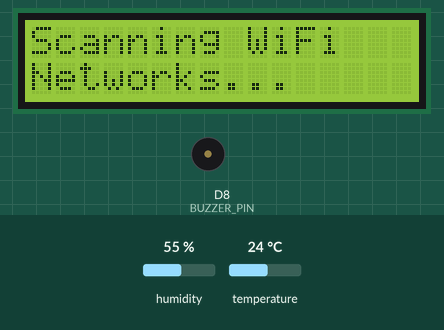
A sketch run on a simulated ESP8266 (NodeMCU). Shown: 16×2 character LCD, buzzer (waves = sounding). The test bench sets the inputs (shaded band); at power-on: humidity 55 %, temperature 24 °C. A WiFi scan finds three made-up networks; no MQTT or app messages arrive unless stated; what the sketch prints to the serial monitor is not drawn.

Above: at 6.8 s.
6.9 s: humidity set to 69 %
At 7.9 s:
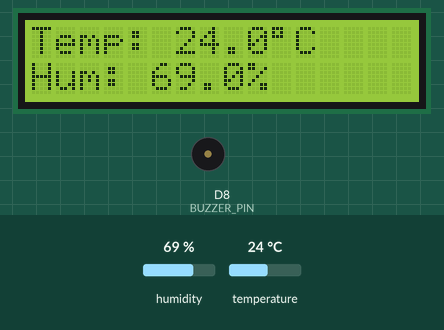
13.6 s: humidity set to 72 %
At 18.7 s:
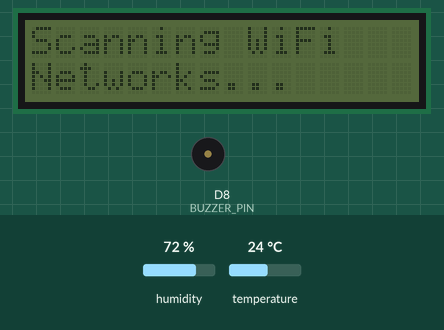
21.2 s: temperature set to 12 °C
At 24.35 s:
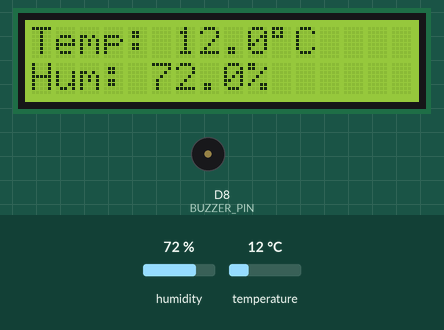
27.0 s: temperature set to 19 °C
At 28.78 s:
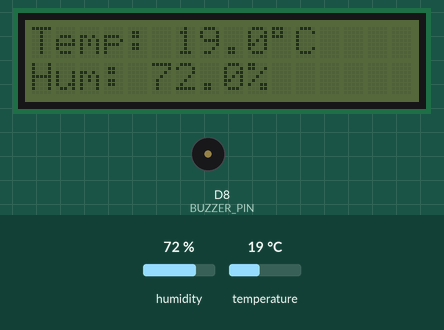
Timing chart, 0 to 30.3 s (numbered marks = the images above; inputs shaded):
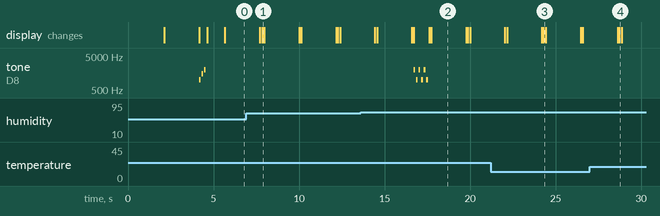

The sketch:

IoT_Sensor_ESP8266.ino
```cpp
/* ========================================================================== */
/*  IoT Sensor ESP8266 with DHT11, LCD and Buzzer                            */
/*  Features:                                                                 */
/*    - Reads temperature and humidity from DHT11 sensor                      */
/*    - Displays readings on I2C LCD screen                                   */
/*    - Sounds buzzer alarm when thresholds are exceeded                      */
/*    - Publishes data to MQTT broker for IoT Dashboard                       */
/* ========================================================================== */

//! =======================================================  !//
//!               LIBRARY IMPORTS CONFIGURATION              !//
//! =======================================================  !//
#include <ESP8266WiFi.h>
#include <PubSubClient.h>
#include <ArduinoJson.h>
#include <DHT.h>
#include <Wire.h>
#include <LiquidCrystal_I2C.h>

//! =======================================================  !//
//!               HARDWARE CONFIGURATION                      !//
//! =======================================================  !//
// DHT11 Sensor Configuration
#define DHTPIN D4       // DHT11 data pin
#define DHTTYPE DHT11   // DHT sensor type
DHT dht(DHTPIN, DHTTYPE);

// LCD Configuration (I2C)
// Set the LCD address to 0x27 for a 16 chars and 2 line display
// If 0x27 doesn't work, try 0x3F
LiquidCrystal_I2C lcd(0x27, 16, 2);

// Buzzer Configuration
#define BUZZER_PIN D8

//! =======================================================  !//
//!               NETWORK CONFIGURATION                      !//
//! =======================================================  !//
// WiFi Configuration
const char *wifiList[][2] = {
  { "gnet2021", "71237274" },
  { "TOPNET_3BD8", "n8rajeb8yy" }
};

// MQTT Configuration
const char* mqtt_server = "192.168.1.16";  // Your computer's WiFi IP address
const int mqtt_port = 1883;
const char* mqtt_client_id = "ESP8266_Sensor";
const char* mqtt_username = ""; // Leave empty if not needed
const char* mqtt_password = ""; // Leave empty if not needed

// MQTT Topics
const char* topic_temperature = "sensors/temperature";
const char* topic_humidity = "sensors/humidity";
const char* topic_status = "sensors/status";

//! =======================================================  !//
//!               SENSOR CONFIGURATION                       !//
//! =======================================================  !//
// Alarm Thresholds
const float TEMP_HIGH_THRESHOLD = 30.0;  // Celsius
const float HUMIDITY_HIGH_THRESHOLD = 70.0;  // Percentage

//! =======================================================  !//
//!               GLOBAL VARIABLES                           !//
//! =======================================================  !//
WiFiClient espClient;
PubSubClient mqtt(espClient);
unsigned long lastReadingTime = 0;
const long readingInterval = 3000;  // Read sensor every 3 seconds
float temperature = 0;
float humidity = 0;
bool alarmActive = false;

//! =======================================================  !//
//!               SETUP FUNCTION                              !//
//! =======================================================  !//
void setup() {
  // Initialize serial communication
  Serial.begin(115200);
  Serial.println("\n=== IoT Sensor ESP8266 Initialization ===");

  // Initialize buzzer pin
  pinMode(BUZZER_PIN, OUTPUT);
  digitalWrite(BUZZER_PIN, LOW);

  // Initialize LCD
  Wire.begin(D2, D1);  // SDA, SCL pins for ESP8266
  lcd.init();
  lcd.backlight();
  lcd.clear();
  lcd.setCursor(0, 0);
  lcd.print("IoT Sensor");
  lcd.setCursor(0, 1);
  lcd.print("Initializing...");

  // Initialize DHT sensor
  pinMode(DHTPIN, INPUT_PULLUP);  // Enable internal pull-up resistor
  dht.begin();
  delay(2000);  // Give the sensor time to stabilize

  // Connect to WiFi
  setupWiFi();

  // Initialize MQTT
  mqtt.setServer(mqtt_server, mqtt_port);

  // Sound startup tone
  startupTone();

  // Display ready message
  lcd.clear();
  lcd.setCursor(0, 0);
  lcd.print("IoT Sensor Ready");
  delay(1000);
}

//! =======================================================  !//
//!               NETWORK FUNCTIONS                           !//
//! =======================================================  !//
void setupWiFi() {
  delay(10);
  Serial.println("Scanning for Wi-Fi networks...");

  lcd.clear();
  lcd.setCursor(0, 0);
  lcd.print("Scanning WiFi");
  lcd.setCursor(0, 1);
  lcd.print("Networks...");

  int numNetworks = WiFi.scanNetworks();
  bool connected = false;

  if (numNetworks > 0) {
    for (int i = 0; i < numNetworks; i++) {
      for (unsigned int j = 0; j < sizeof(wifiList) / sizeof(wifiList[0]); j++) {
        if (strcmp(WiFi.SSID(i).c_str(), wifiList[j][0]) == 0) {
          Serial.print("Connecting to ");
          Serial.println(wifiList[j][0]);

          lcd.clear();
          lcd.setCursor(0, 0);
          lcd.print("Connecting to");
          lcd.setCursor(0, 1);
          lcd.print(wifiList[j][0]);

          WiFi.begin(wifiList[j][0], wifiList[j][1]);
          unsigned long startTime = millis();
          while (WiFi.status() != WL_CONNECTED && millis() - startTime < 10000) {
            delay(500);
            Serial.print(".");
          }

          if (WiFi.status() == WL_CONNECTED) {
            Serial.println("\nConnected!");
            Serial.print("IP Address: ");
            Serial.println(WiFi.localIP());

            lcd.clear();
            lcd.setCursor(0, 0);
            lcd.print("WiFi Connected");
            lcd.setCursor(0, 1);
            lcd.print(WiFi.localIP());
            delay(2000);

            connected = true;
            break;
          }
        }
      }
      if (connected) break;
    }
  }

  if (!connected) {
    Serial.println("Failed to connect to any known network.");

    lcd.clear();
    lcd.setCursor(0, 0);
    lcd.print("WiFi Failed");
    lcd.setCursor(0, 1);
    lcd.print("Check Settings");
  }
}

//! =======================================================  !//
//!               MQTT FUNCTIONS                             !//
//! =======================================================  !//
void reconnectMQTT() {
  // Loop until we're reconnected
  int attempts = 0;
  while (!mqtt.connected() && attempts < 3) {
    Serial.print("Attempting MQTT connection...");

    // Attempt to connect
    bool connected = false;
    if (mqtt_username[0] == '\0') {
      connected = mqtt.connect(mqtt_client_id);
    } else {
      connected = mqtt.connect(mqtt_client_id, mqtt_username, mqtt_password);
    }

    if (connected) {
      Serial.println("connected");

      // Publish a connection message
      JsonDocument doc;
      doc["status"] = "online";
      doc["ip"] = WiFi.localIP().toString();
      doc["rssi"] = WiFi.RSSI();

      char buffer[256];
      size_t n = serializeJson(doc, buffer);
      mqtt.publish(topic_status, buffer, n);
    } else {
      Serial.print("failed, rc=");
      Serial.print(mqtt.state());
      Serial.println(" try again in 5 seconds");
      delay(5000);
    }
    attempts++;
  }
}

//! =======================================================  !//
//!               AUDIO FUNCTIONS                             !//
//! =======================================================  !//
void startupTone() {
  // Play a short startup melody
  tone(BUZZER_PIN, 1000, 100);
  delay(150);
  tone(BUZZER_PIN, 1500, 100);
  delay(150);
  tone(BUZZER_PIN, 2000, 100);
  delay(150);
  noTone(BUZZER_PIN);
}

void alarmTone() {
  // Play an alarm tone
  for (int i = 0; i < 3; i++) {
    tone(BUZZER_PIN, 2000, 100);
    delay(150);
    tone(BUZZER_PIN, 1000, 100);
    delay(150);
  }
  noTone(BUZZER_PIN);
}

//! =======================================================  !//
//!               SENSOR FUNCTIONS                            !//
//! =======================================================  !//
void readSensor() {
  // Add a small delay before reading to stabilize the sensor
  delay(50);

  // Read humidity
  humidity = dht.readHumidity();
  // Read temperature in Celsius
  temperature = dht.readTemperature();

  // Check if any reads failed
  if (isnan(humidity) || isnan(temperature)) {
    Serial.println("Failed to read from DHT sensor!");
    lcd.clear();
    lcd.setCursor(0, 0);
    lcd.print("Sensor Error!");
    return;
  }

  // Print to serial monitor
  Serial.print("Temperature: ");
  Serial.print(temperature);
  Serial.print(" °C, Humidity: ");
  Serial.print(humidity);
  Serial.println(" %");

  // Update LCD
  lcd.clear();
  lcd.setCursor(0, 0);
  lcd.print("Temp: ");
  lcd.print(temperature, 1);
  lcd.print((char)223); // Degree symbol
  lcd.print("C");
  lcd.setCursor(0, 1);
  lcd.print("Hum: ");
  lcd.print(humidity, 1);
  lcd.print("%");

  // Check for alarm conditions
  if (temperature > TEMP_HIGH_THRESHOLD || humidity > HUMIDITY_HIGH_THRESHOLD) {
    if (!alarmActive) {
      alarmActive = true;
      alarmTone();
    }
  } else {
    alarmActive = false;
  }

  // Publish to MQTT
  publishSensorData();
}

//! =======================================================  !//
//!               DATA PUBLISHING FUNCTIONS                  !//
//! =======================================================  !//
void publishSensorData() {
  if (!mqtt.connected()) {
    reconnectMQTT();
  }

  if (mqtt.connected()) {
    // Publish temperature
    JsonDocument tempDoc;
    tempDoc["value"] = temperature;
    tempDoc["timestamp"] = millis();
    tempDoc["unit"] = "C";

    char tempBuffer[128];
    size_t tempLen = serializeJson(tempDoc, tempBuffer);

    mqtt.publish(topic_temperature, tempBuffer, tempLen);

    // Publish humidity
    JsonDocument humDoc;
    humDoc["value"] = humidity;
    humDoc["timestamp"] = millis();
    humDoc["unit"] = "%";

    char humBuffer[128];
    size_t humLen = serializeJson(humDoc, humBuffer);

    mqtt.publish(topic_humidity, humBuffer, humLen);
  }
}

//! =======================================================  !//
//!               MAIN LOOP FUNCTION                          !//
//! =======================================================  !//
void loop() {
  // Check WiFi connection
  if (WiFi.status() != WL_CONNECTED) {
    setupWiFi();
  }

  // Handle MQTT connection
  if (!mqtt.connected()) {
    reconnectMQTT();
  }
  mqtt.loop();

  // Read sensor at regular intervals
  unsigned long currentMillis = millis();
  if (currentMillis - lastReadingTime >= readingInterval) {
    lastReadingTime = currentMillis;
    readSensor();
  }

  // If alarm is active, blink the LCD backlight
  if (alarmActive) {
    if ((currentMillis / 500) % 2 == 0) {
      lcd.backlight();
    } else {
      lcd.noBacklight();
    }
  } else {
    lcd.backlight();
  }

  delay(100);  // Small delay to prevent watchdog reset
}
```

Measured:
- the behaviour switches between 70 and 71 % on humidity (found by bisection; images 1 and 2)
- after the input at 13.6 s, tone on D8 (BUZZER_PIN): silent → 2000 Hz after 3.1 s, then repeats every 0.30 s: silent 0.05 s, 1000 Hz 0.10 s, silent 0.05 s, 2000 Hz 0.10 s, until it stays silent from 17.5 s
- what the display in image 2 shows lasts 2.1 s, from 17.7 s to 19.8 s
